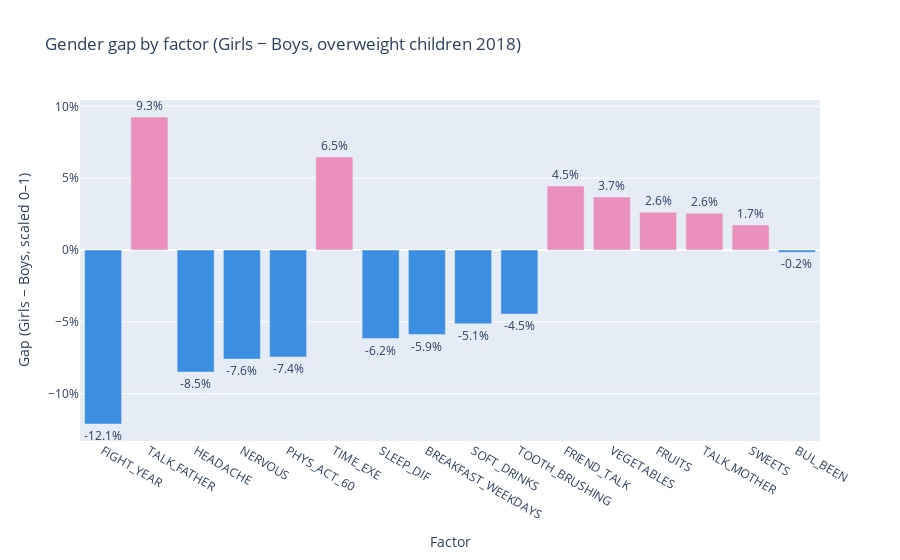

The code cell stored with this chart in its notebook:
### Code cell
# ==========================================================
# GRAF 3 – Gender gap podle faktoru 2018 (Girls − Boys)
# ==========================================================
boys_row = df_2018_group[df_2018_group["SEX_STRING"] == "Boys"].iloc[0]
girls_row = df_2018_group[df_2018_group["SEX_STRING"] == "Girls"].iloc[0]

gaps = []
for f in behavior_factors:
    gap_value = girls_row[f] - boys_row[f]   # Girls − Boys
    gaps.append({"FACTOR": f, "GAP": gap_value})

df_gap = pd.DataFrame(gaps)
df_gap["ABS_GAP"] = df_gap["GAP"].abs()
df_gap = df_gap.sort_values("ABS_GAP", ascending=False)

fig3 = px.bar(
    df_gap,
    x="FACTOR",
    y="GAP",
    title="Gender gap by factor (Girls − Boys, overweight children 2018)",
)

# barvy: růžová pokud Girls > Boys, modrá pokud Boys > Girls
gap_colors = np.where(df_gap["GAP"] > 0, colors_gender["Girls"], colors_gender["Boys"])
fig3.update_traces(marker_color=gap_colors)

fig3.update_layout(
    xaxis_title="Factor",
    yaxis_title="Gap (Girls − Boys, scaled 0–1)",
    showlegend=False,
)

# čísla na sloupcích v %
fig3.update_traces(
    text=df_gap["GAP"],
    texttemplate="%{text:.1%}",
    textposition="outside"
)
fig3.update_yaxes(tickformat=".0%")

fig3.show()

### Figure 1 — Plotly figure (JSON) as saved in the notebook; plotly's stock layout.template omitted (floating-point values rounded to 4 significant figures)
{"data": [{"hovertemplate": "FACTOR=%{x}<br>GAP=%{y}<extra></extra>", "legendgroup": "", "marker": {"color": ["#3b8ee1", "#eb8fbd", "#3b8ee1", "#3b8ee1", "#3b8ee1", "#eb8fbd", "#3b8ee1", "#3b8ee1", "#3b8ee1", "#3b8ee1", "#eb8fbd", "#eb8fbd", "#eb8fbd", "#eb8fbd", "#eb8fbd", "#3b8ee1"], "pattern": {"shape": ""}}, "name": "", "orientation": "v", "showlegend": false, "text": [-0.1211, 0.09253, -0.08496, -0.07596, -0.07447, 0.06479, -0.06163, -0.05887, -0.05133, -0.04463, 0.04451, 0.0369, 0.02625, 0.0256, 0.01747, -0.001636], "textposition": "outside", "texttemplate": "%{text:.1%}", "type": "bar", "x": ["FIGHT_YEAR", "TALK_FATHER", "HEADACHE", "NERVOUS", "PHYS_ACT_60", "TIME_EXE", "SLEEP_DIF", "BREAKFAST_WEEKDAYS", "SOFT_DRINKS", "TOOTH_BRUSHING", "FRIEND_TALK", "VEGETABLES", "FRUITS", "TALK_MOTHER", "SWEETS", "BUL_BEEN"], "xaxis": "x", "y": [-0.1211, 0.09253, -0.08496, -0.07596, -0.07447, 0.06479, -0.06163, -0.05887, -0.05133, -0.04463, 0.04451, 0.0369, 0.02625, 0.0256, 0.01747, -0.001636], "yaxis": "y"}], "layout": {"barmode": "relative", "legend": {"tracegroupgap": 0}, "showlegend": false, "title": {"text": "Gender gap by factor (Girls − Boys, overweight children 2018)"}, "xaxis": {"anchor": "y", "domain": [0, 1], "title": {"text": "Factor"}}, "yaxis": {"anchor": "x", "domain": [0, 1], "tickformat": ".0%", "title": {"text": "Gap (Girls − Boys, scaled 0–1)"}}}}
